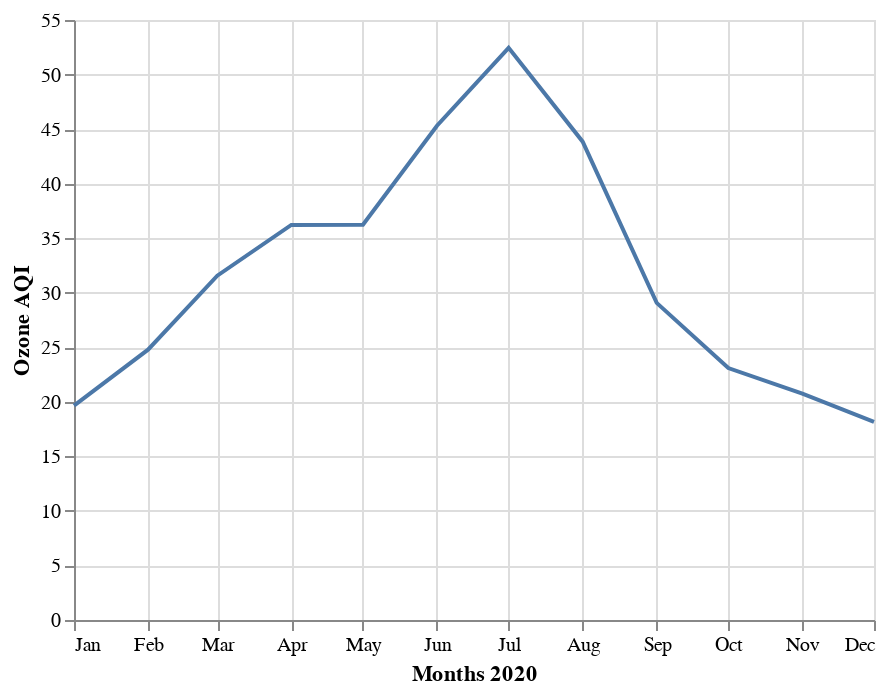

The code cell stored with this chart in its notebook:
### Code cell
ozone_2020 = pd.read_csv("../../data/final/epa_air_params/ozone_2020_avg_df.csv")
alt.Chart(ozone_2020).mark_line().encode(
    alt.X("month(date_month):T", title="Months 2020"),
    alt.Y("aqi", title="Ozone AQI")
)

### Figure 1 — Vega-Lite specification as saved in the notebook (floating-point values rounded to 4 significant figures)
{"config": {"view": {"continuousWidth": 400, "continuousHeight": 300}}, "data": {"name": "data-68b30bc7164a39c02f806afedd1af6bf"}, "mark": "line", "encoding": {"x": {"type": "temporal", "field": "date_month", "timeUnit": "month", "title": "Months 2020"}, "y": {"type": "quantitative", "field": "aqi", "title": "Ozone AQI"}}, "$schema": "https://vega.github.io/schema/vega-lite/v4.8.1.json", "datasets": {"data-68b30bc7164a39c02f806afedd1af6bf": [{"date_month": "2020-01-01", "aqi": 19.65, "arithmetic_mean": 0.01476, "units_of_measure": "Parts per million", "parameter": "Ozone", "year": 2020, "month": 1}, {"date_month": "2020-12-01", "aqi": 18.16, "arithmetic_mean": 0.01383, "units_of_measure": "Parts per million", "parameter": "Ozone", "year": 2020, "month": 12}, {"date_month": "2020-06-01", "aqi": 45.31, "arithmetic_mean": 0.03239, "units_of_measure": "Parts per million", "parameter": "Ozone", "year": 2020, "month": 6}, {"date_month": "2020-09-01", "aqi": 29.07, "arithmetic_mean": 0.02268, "units_of_measure": "Parts per million", "parameter": "Ozone", "year": 2020, "month": 9}, {"date_month": "2020-07-01", "aqi": 52.45, "arithmetic_mean": 0.03462, "units_of_measure": "Parts per million", "parameter": "Ozone", "year": 2020, "month": 7}, {"date_month": "2020-03-01", "aqi": 31.56, "arithmetic_mean": 0.02767, "units_of_measure": "Parts per million", "parameter": "Ozone", "year": 2020, "month": 3}, {"date_month": "2020-10-01", "aqi": 23.1, "arithmetic_mean": 0.01807, "units_of_measure": "Parts per million", "parameter": "Ozone", "year": 2020, "month": 10}, {"date_month": "2020-04-01", "aqi": 36.21, "arithmetic_mean": 0.03288, "units_of_measure": "Parts per million", "parameter": "Ozone", "year": 2020, "month": 4}, {"date_month": "2020-02-01", "aqi": 24.78, "arithmetic_mean": 0.01867, "units_of_measure": "Parts per million", "parameter": "Ozone", "year": 2020, "month": 2}, {"date_month": "2020-08-01", "aqi": 43.85, "arithmetic_mean": 0.03036, "units_of_measure": "Parts per million", "parameter": "Ozone", "year": 2020, "month": 8}, {"date_month": "2020-11-01", "aqi": 20.74, "arithmetic_mean": 0.01565, "units_of_measure": "Parts per million", "parameter": "Ozone", "year": 2020, "month": 11}, {"date_month": "2020-05-01", "aqi": 36.23, "arithmetic_mean": 0.03136, "units_of_measure": "Parts per million", "parameter": "Ozone", "year": 2020, "month": 5}]}}
